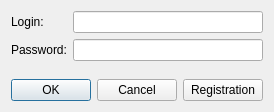
<?xml version="1.0" encoding="UTF-8"?>
<ui version="4.0">
 <class>LoginForm</class>
 <widget class="QWidget" name="LoginForm">
  <property name="geometry">
   <rect>
    <x>0</x>
    <y>0</y>
    <width>272</width>
    <height>112</height>
   </rect>
  </property>
  <property name="windowTitle">
   <string>Form</string>
  </property>
  <layout class="QVBoxLayout" name="verticalLayout">
   <item>
    <layout class="QFormLayout" name="formLayout">
     <item row="0" column="0">
      <widget class="QLabel" name="label">
       <property name="text">
        <string>Login:</string>
       </property>
      </widget>
     </item>
     <item row="1" column="0">
      <widget class="QLabel" name="label_2">
       <property name="text">
        <string>Password:</string>
       </property>
      </widget>
     </item>
     <item row="0" column="1">
      <widget class="QLineEdit" name="loginEdit"/>
     </item>
     <item row="1" column="1">
      <widget class="QLineEdit" name="lpasswordEdit">
       <property name="echoMode">
        <enum>QLineEdit::EchoMode::Password</enum>
       </property>
      </widget>
     </item>
     <item row="2" column="1">
      <spacer name="verticalSpacer">
       <property name="orientation">
        <enum>Qt::Orientation::Vertical</enum>
       </property>
       <property name="sizeHint" stdset="0">
        <size>
         <width>20</width>
         <height>40</height>
        </size>
       </property>
      </spacer>
     </item>
    </layout>
   </item>
   <item>
    <layout class="QHBoxLayout" name="horizontalLayout" stretch="1,0">
     <item>
      <widget class="QDialogButtonBox" name="buttonBox">
       <property name="standardButtons">
        <set>QDialogButtonBox::StandardButton::Cancel|QDialogButtonBox::StandardButton::Ok</set>
       </property>
      </widget>
     </item>
     <item>
      <widget class="QPushButton" name="registrationPushButton">
       <property name="text">
        <string>Registration</string>
       </property>
      </widget>
     </item>
    </layout>
   </item>
  </layout>
 </widget>
 <resources/>
 <connections/>
</ui>
